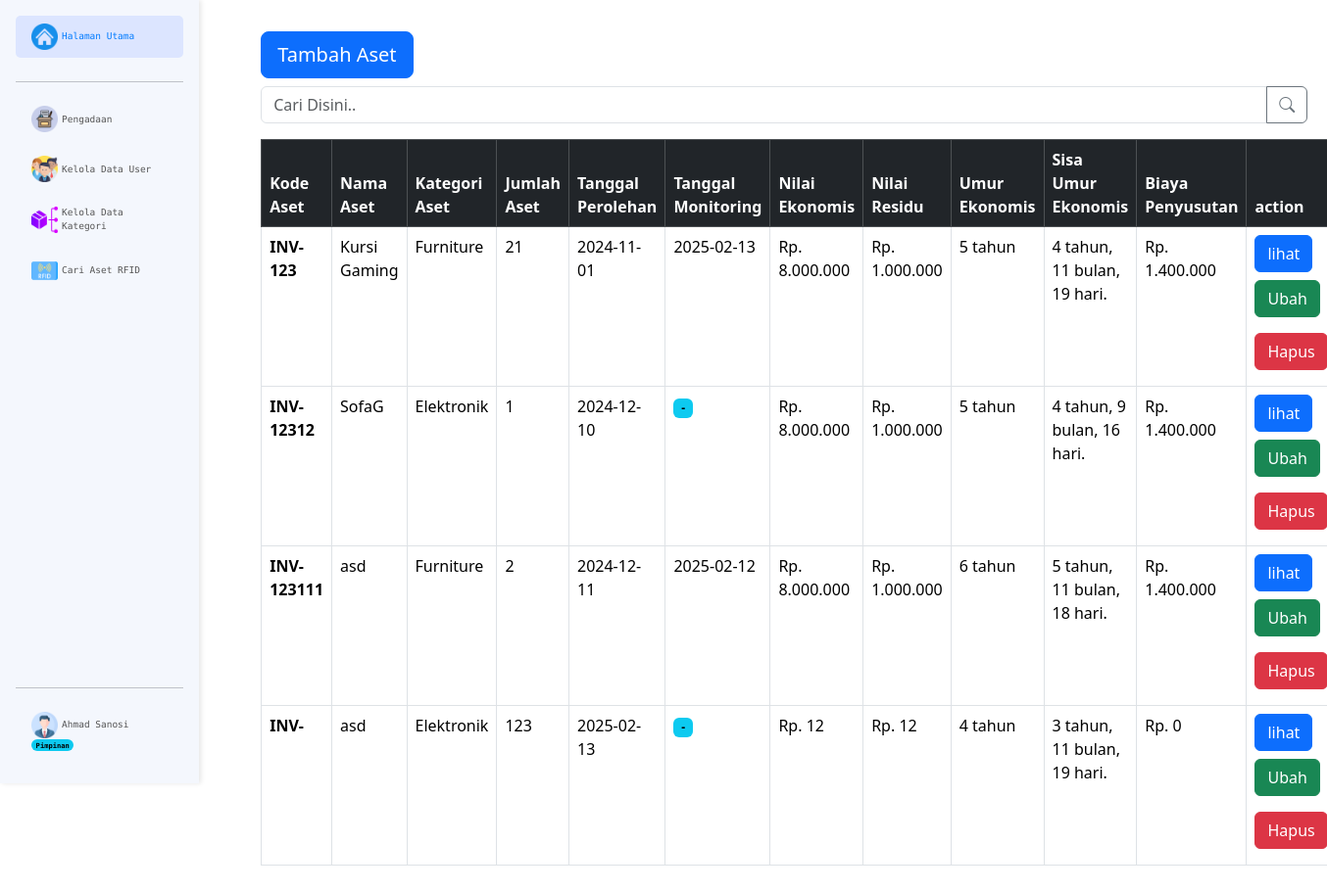
Screenshot of /pages/aset/index.php (signed in) with the database file from the repository.
### tables this page shows
CREATE TABLE `aset` (
  `id` int(5) NOT NULL AUTO_INCREMENT,
  `gambar` varchar(200) DEFAULT NULL,
  `kode_aset` varchar(100) NOT NULL,
  `nama_aset` varchar(250) DEFAULT NULL,
  `jumlah_aset` int(5) DEFAULT NULL,
  `id_kategori` int(5) DEFAULT NULL,
  `tanggal_perolehan` date DEFAULT NULL,
  `tanggal_monitoring` date DEFAULT NULL,
  `nilai_ekonomis` int(10) DEFAULT NULL,
  `nilai_residu` int(10) DEFAULT NULL,
  `umur_ekonomis` int(3) DEFAULT NULL,
  `biaya_penyusutan` int(10) DEFAULT NULL,
  PRIMARY KEY (`id`,`kode_aset`),
  UNIQUE KEY `kode_aset_unique` (`kode_aset`),
  KEY `aset_kategori` (`id_kategori`),
  CONSTRAINT `aset_kategori` FOREIGN KEY (`id_kategori`) REFERENCES `kategori` (`id_kategori`) ON DELETE CASCADE ON UPDATE CASCADE
);

CREATE TABLE `kategori` (
  `id_kategori` int(5) NOT NULL AUTO_INCREMENT,
  `nama_kategori` varchar(100) NOT NULL,
  `created_at` datetime NOT NULL,
  `updated_at` datetime NOT NULL,
  PRIMARY KEY (`id_kategori`)
);

### class/Database.php (called while the page is built, shortened)
<?php
class Database{
	function __construct($host, $username, $pass, $dbname){
		$this->conn = mysqli_connect($host, $username, $pass, $dbname);
	}
}
 ?>

### class/Aset.php (called while the page is built, shortened)
<?php
include_once CLASS_PATH.'Kategori.php';
class Aset{
	public $db;
	function __construct($db){
		$this->db = $db;
	}
	function tampilDataAset(){
		$sql = "SELECT * FROM aset";
		$result = mysqli_query($this->db->conn, $sql);
	    $aset = mysqli_fetch_all($result, MYSQLI_ASSOC);
	    return $aset;
	}
}

### class/Kategori.php (called while the page is built, shortened)
<?php
include_once CLASS_PATH."Database.php";
class Kategori{
	public $db;
	function __construct($db){
		$this->db = $db;
	}
	function cariKategoriByID($id){
		$sql = "SELECT * FROM kategori
		WHERE id_kategori = '$id'";
		$result = mysqli_query($this->db->conn, $sql);
	    $kategori = mysqli_fetch_all($result, MYSQLI_ASSOC);
	    return $kategori;
	}
}

### pages/aset/index.php (the view, shortened to what this page needs)
<?php
include_once $_SERVER['DOCUMENT_ROOT']."/inventaris RFID/layouts/header.php";
include_once LAYOUTS_PATH."sidebar.php";
include_once CLASS_PATH."Database.php";
include_once CLASS_PATH."Aset.php";
include_once CLASS_PATH."Kategori.php";
$db = new Database("localhost", "root", "", "inventaris");
$aset = new Aset($db);
$kategori = new Kategori($db);
$asets = $aset->tampilDataAset();
?>
<div class="container">
  <div class="flex-grow-1 p-4">
    <div class="flex">
      <a href="<?= PAGES_PATH ?>aset/tambah-data.php" type="button" class="btn btn-primary btn-lg my-2">Tambah Aset</a>
    </div>
    <form action="" method="post">
      <div class="input-group mb-3">
        <input type="text" class="form-control" placeholder="Cari Disini.." aria-label="Recipient's username" aria-describedby="button-addon2" name="keyword">
        <button class="btn btn-outline-secondary" type="submit" id="button-addon2" name="cari"><i class="bi bi-search"></i></button>
      </div>
    </form>
    <table class="table table-hover table-bordered">
      <thead class="table-dark">
        <tr>
          <th scope="col">Kode Aset</th>
          <th scope="col">Nama Aset</th>
          <th scope="col">Kategori Aset</th>
          <th scope="col">Jumlah Aset</th>
          <th scope="col">Tanggal Perolehan</th>
          <th scope="col">Tanggal Monitoring</th>
          <th scope="col">Nilai Ekonomis</th>
          <th scope="col">Nilai Residu</th>
          <th scope="col">Umur Ekonomis</th>
          <th scope="col">Sisa Umur Ekonomis</th>
          <th scope="col">Biaya Penyusutan</th>
          <th scope="col">action</th>
        </tr>
      </thead>
      <tbody>
      <?php foreach ($asets as $a) : ?>
        <tr>
          <th scope="row"><?= $a['kode_aset']; ?></th>
          <td><?= $a['nama_aset']; ?></td>
          <?php $nama_kategori =  $kategori->cariKategoriByID($a['id_kategori'])[0]["nama_kategori"];?>
          <td><?= $nama_kategori; ?></td>
          <td><?= $a['jumlah_aset']; ?></td>
          <td><?= $a['tanggal_perolehan']; ?></td>
          <td>
            <?php if($a['tanggal_monitoring'] == '') : ?>
              <span class="badge text-bg-info"> - </span>
            <?php else : ?>
              <?php
                echo $a['tanggal_monitoring'];
              ?>
            <?php endif; ?>
          </td>
          <td>Rp. <?= number_format($a['nilai_ekonomis'],0,",","."); ?></td>
          <td>Rp. <?= number_format($a['nilai_residu'],0,",","."); ?></td>
          <?php
            $tanggal_perolehan = new DateTime($a['tanggal_perolehan']);
            $tanggal_monitoring = new DateTime($a['tanggal_monitoring']);
            $umur_ekonomis = $a['umur_ekonomis'];
            if ($a['tanggal_monitoring'] != NULL) {
              $tgl_expired = $tanggal_monitoring;
            }else{
              $tgl_expired = $tanggal_perolehan;
            }
            $tgl_expired->modify("+$umur_ekonomis years");
            $hari_ini = new DateTime();
            $sisa_umur = $tgl_expired->diff($hari_ini);
          ?>
          <td><?= $a['umur_ekonomis'] ?> tahun</td>
          <td><?= "{$sisa_umur->y} tahun, {$sisa_umur->m} bulan, {$sisa_umur->d} hari." ?></td>
          <td>Rp. <?= number_format($a['biaya_penyusutan'],0,",",".") ?></td>
          <td>
            <button type="button" class="btn btn-primary" data-bs-toggle="modal" data-bs-target="#modal-lihat" id="button-lihat"
            data-kode="<?= $a['kode_aset'] ?>" data-nama="<?= $a['nama_aset'] ?>"
            data-kategori="<?= $nama_kategori ?>" data-jumlah="<?= $a['jumlah_aset'] ?>"
            data-tanggal="<?= $a['tanggal_perolehan'] ?>" data-gambar="<?= $a['gambar'] ?>"
            data-nilai-ekonomis="<?= $a['nilai_ekonomis'] ?>" data-nilai-residu="<?= $a['nilai_residu'] ?>"
            data-biaya-penyusutan="<?= $a['biaya_penyusutan'] ?>" data-umur-ekonomis="<?= $a['umur_ekonomis'] ?>">
              lihat
            </button>
            <a href="<?= PAGES_PATH ?>aset/ubah-data.php?kode_aset=<?= $a["kode_aset"]; ?>&nama_aset=<?= $a["nama_aset"]; ?>&jumlah=<?= $a["jumlah_aset"]; ?>&tanggal=<?= $a["tanggal_perolehan"]; ?>&id_aset=<?= $a['id'] ?>&id_kategori=<?= $a['id_kategori'] ?>&nilai_ekonomis=<?= $a['nilai_ekonomis'] ?>&nilai_residu=<?= $a['nilai_residu'] ?>&umur_ekonomis=<?= $a['umur_ekonomis'] ?>&gambar=<?= $a['gambar'] ?>"
            type="button" class="btn btn-success my-2">Ubah</a>
            <a href="" type="button" class="btn btn-danger my-2 hapus" data-id="<?= $a['id'] ?>" data-gambar="<?= $a['gambar'] ?>">Hapus</a>
          </td>
        </tr>
      <?php endforeach; ?>
      </tbody>
    </table>
  </div>
</div>
<?php include_once LAYOUTS_PATH."footer.php";?>

### layouts/header.php (shortened to what this page needs)
<!doctype html>
<html lang="en">
  <head>
    <link href="https://cdn.jsdelivr.net/npm/bootstrap@5.3.3/dist/css/bootstrap.min.css" rel="stylesheet">
    <link href="https://cdn.jsdelivr.net/npm/sweetalert2@11.14.5/dist/sweetalert2.min.css" rel="stylesheet">
    <link rel="stylesheet" href="https://cdn.jsdelivr.net/npm/flatpickr/dist/flatpickr.min.css">
    <link rel="stylesheet" href="https://cdn.jsdelivr.net/npm/bootstrap-icons@1.11.3/font/bootstrap-icons.min.css">
  </head>
  <body>

### layouts/sidebar.php (shortened to what this page needs)
</head>
<body>
  <?php
    $folder_name = explode('\\', getcwd());
    $file_name = explode('/', $_SERVER['PHP_SELF']);
    if(!isset($folder_name[5])){
      $folder_name = "";
    }else{
      $folder_name = $folder_name[5];
    }
    if(!isset($file_name[4])){
      $file_name = "";
    }else{
      $file_name = $file_name[4];
    }
  ?>
  <div class="d-flex">
    <nav class="sidebar d-flex flex-column p-3">
      <ul class="nav flex-column">
        <li class="nav-item mb-2">
          <a href="<?= PAGES_PATH; ?>" class="nav-link <?= $folder_name == "" ? "active" : ""; ?>">
            <div class="d-flex align-items-center">
                <img src="<?= ICONS_PATH ?>home.png" style="width: 2vw ;"> <div class="px-1">Halaman Utama</div>
            </div>
          </a>
        </li>
        <hr>
        <li class="nav-item mb-2">
          <a href="<?= PAGES_PATH ?>aset/" class="nav-link <?= ($folder_name == "aset" && $file_name != "cari-rfid.php") ? "active" : ""; ?>">
            <div class="d-flex align-items-center">
                <img src="<?= ICONS_PATH ?>aset.png" style="width: 2vw ;"> <div class="px-1">Pengadaan</div>
            </div>
          </a>
        </li>
        <?php if ($_SESSION['role'] == 'Pimpinan') : ?>
        <li class="nav-item mb-2">
          <a href="<?= PAGES_PATH ?>user/" class="nav-link <?= ($folder_name == "user" && $file_name != "profile.php") ? "active" : ""; ?>">
            <div class="d-flex align-items-center">
                <img src="<?= ICONS_PATH ?>users.png" style="width: 2vw ;"> <div class="px-1">Kelola Data User</div>
            </div>
          </a>
        </li>
        <?php endif; ?>
        <li class="nav-item mb-2">
          <a href="<?= PAGES_PATH ?>kategori/" class="nav-link <?= $folder_name == "kategori" ? "active" : ""; ?>">
            <div class="d-flex align-items-center">
              <img src="<?= ICONS_PATH ?>category.png" style="width: 2vw ;"> <div class="px-1">Kelola Data Kategori</div>
            </div>
          </a>
        </li>
        <li class="nav-item mb-2">
          <a href="<?= PAGES_PATH ?>aset/cari-rfid.php" class="nav-link <?= $file_name == "cari-rfid.php" ? "active" : ""; ?>">
            <div class="d-flex align-items-center">
              <img src="<?= ICONS_PATH ?>rfid.png" style="width: 2vw ;"> <div class="px-1">Cari Aset RFID</div>
            </div>
          </a>
        </li>
        <li class="nav-item mb-2">
        <hr>
          <a href="<?= PAGES_PATH ?>user/profile.php" class="nav-link <?= $file_name == "profile.php" ? "active" : ""; ?>">
            <div class="d-flex align-items-center">
              <img src="<?= ICONS_PATH ?>profile.png" style="width: 2vw ;">
              <div class="px-1"><?= $_SESSION['nama'] ?></div>
            </div>
            <span class="badge text-bg-info"><?= $_SESSION['role'] ?></span>
          </a>
        </li>
      </ul>
    </nav>

### layouts/footer.php (shortened to what this page needs)
	</div>
  </body>
</html>

### layouts/sidebar.php (style rules this page uses)
.sidebar { height: 100vh; width: 15vw; font-size: 0.7vw; font-family: "Roboto Mono", monospace; background-color: #f4f7fd; box-shadow: 2px 0 5px rgba(0, 0, 0, 0.1); position: fixed; }
.sidebar .nav { height: 100%; }
.sidebar .nav-link { color: #555; transition: background-color 0.3s, color 0.3s; border-radius: 5px; }
.nav-link.active { background-color: #dce5ff; color: #007bff; }
.sidebar .nav-item:last-child { margin-top: auto; }
.sidebar + * { margin-left: 17vw; }

### rows the page displays
aset: kode_aset "INV-123", nama_aset "Kursi Gaming", id_kategori.nama_kategori "Furniture", jumlah_aset "21", tanggal_perolehan "2024-11-01", tanggal_monitoring "2025-02-13", nilai_ekonomis "8.000.000", nilai_residu "1.000.000", umur_ekonomis "5", tanggal_monitoring+umur_ekonomis "4", tanggal_monitoring+umur_ekonomis "11", tanggal_monitoring+umur_ekonomis "19", biaya_penyusutan "1.400.000"
aset: kode_aset "INV-12312", nama_aset "SofaG", id_kategori.nama_kategori "Elektronik", jumlah_aset "1", tanggal_perolehan "2024-12-10", nilai_ekonomis "8.000.000", nilai_residu "1.000.000", umur_ekonomis "5", tanggal_perolehan+umur_ekonomis "4", tanggal_perolehan+umur_ekonomis "9", tanggal_perolehan+umur_ekonomis "16", biaya_penyusutan "1.400.000"
aset: kode_aset "INV-123111", nama_aset "asd", id_kategori.nama_kategori "Furniture", jumlah_aset "2", tanggal_perolehan "2024-12-11", tanggal_monitoring "2025-02-12", nilai_ekonomis "8.000.000", nilai_residu "1.000.000", umur_ekonomis "6", tanggal_monitoring+umur_ekonomis "5", tanggal_monitoring+umur_ekonomis "11", tanggal_monitoring+umur_ekonomis "18", biaya_penyusutan "1.400.000"
aset: kode_aset "INV-", nama_aset "asd", id_kategori.nama_kategori "Elektronik", jumlah_aset "123", tanggal_perolehan "2025-02-13", nilai_ekonomis "12", nilai_residu "12", umur_ekonomis "4", tanggal_perolehan+umur_ekonomis "3", tanggal_perolehan+umur_ekonomis "11", tanggal_perolehan+umur_ekonomis "19", biaya_penyusutan "0"

### other values shown
$_SESSION['nama'] "Ahmad Sanosi"
$_SESSION['role'] "Pimpinan"
